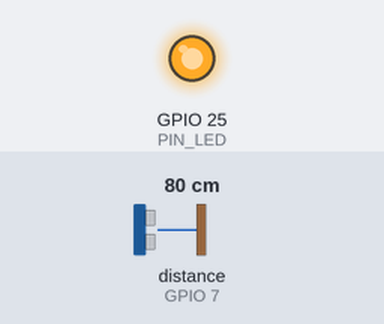
The program below on a simulated Raspberry Pi (BCM pin numbers). Shown: output pins drawn as LEDs (lit = HIGH). The inputs (shaded band) are chosen by the test bench; at power-on: distance to the obstacle (sensor on GPIO 7) 80 cm. The echo pulse lasts 58.3 µs per cm; the clock reads 2024-03-15 10:24:30 at power-on unless the program sets it; pins used as bus, display or sensor lines are not drawn; what the program prints to the terminal is not drawn.

Above: at 6.1 s.
At 7.1 s:
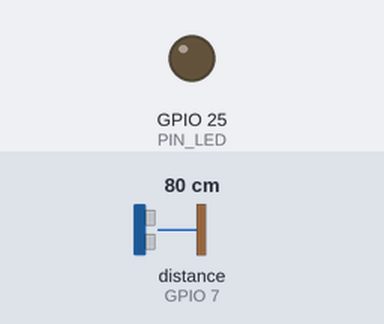
Timing chart, 0 to 8.6 s (numbered marks = the images above):
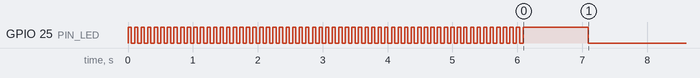

The program:

motion_detection.py
```python
# -*- coding: utf-8 -*-

'''
    Small code sample using the HC-SR04 sensor and a LED
    after setup, light up a LED when something move
    in front of the sensor
'''

import RPi.GPIO
from RPi.GPIO import BCM
from RPi.GPIO import HIGH
from RPi.GPIO import IN
from RPi.GPIO import LOW
from RPi.GPIO import OUT
from RPi.GPIO import cleanup
from RPi.GPIO import input
from RPi.GPIO import output
from RPi.GPIO import setmode
from RPi.GPIO import setup
from RPi.GPIO import setwarnings

import time
from time import sleep
from time import time


'''Delays and temporisations
'''
DELAY_ALARM = 2
DELAY_DETEC = .0001
DELAY_EXEC  = .0001
DELAY_SETUP = .0005
'''Pins
'''
PIN_LED     = 25
PIN_ECHO    = 7
PIN_TRIGGER = 8
'''Ressources
'''
DETECTION_BOUND  = 20
CM_CONVERTOR     = 17150
MAX_DIST         = 450
MIN_DIST         = 2
VERIFICATIONS    = 5


def alarm() :
    '''Light up the LED

    On alarm, light up the led
    '''
    output (PIN_LED, HIGH)
    print('pass')
    sleep (DELAY_ALARM)
    output (PIN_LED, LOW)

def blink (iterations, delay) :
    for x in range (iterations):
        output (PIN_LED, HIGH)
        sleep  (delay)
        output (PIN_LED, LOW)
        sleep  (delay)

def destroy() :
    '''Clean every PINs
    '''
    cleanup ()

def get_dist() :
    '''Get the distance

    Returns:
        Distance in cm
    '''
    output (PIN_TRIGGER, False)
    sleep  (DELAY_SETUP)

    output (PIN_TRIGGER, True)
    sleep  (DELAY_EXEC)
    output (PIN_TRIGGER, False)

    while not input (PIN_ECHO):
        pulse_start = time()

    while input (PIN_ECHO):
        pulse_end  = time()

    distance = (pulse_end - pulse_start) * CM_CONVERTOR
    distance = round (distance, 2)

    if not MIN_DIST < distance < MAX_DIST:
        distance = 0

    return distance

def setup_env() :
    '''set up the PINs

    Disabble warnings in case of pins already
        in use due to another program before
    '''
    setwarnings (False)

    setmode (BCM)
    setup (PIN_LED,     OUT)
    setup (PIN_TRIGGER, OUT)
    setup (PIN_ECHO,    IN )

def setup_dist() :
    '''Calibrate the distance

    Makes the led blinking while setup
    Then turn off the led
    '''
    data = []
    for x in range (15) :
        blink(4, .05)
        data.append(get_dist())
        print('x: ', x,' -- current: ',data[x])

    delta = 0.0
    for x in range(int(3*len(data)/4), len (data)):
        if not delta :
            delta = data[x] - data[x-1]
        else:
            delta += data[x] - data[x-1]
            delta /= 2

    print('delta: ',delta)
    if not -1 < delta < 1 :
        return -1

    print ('Calibrate around ',data[0],' cm')
    return sum (data[int(3*len(data)/4):]) / float (len (data[int(3*len(data)/4):]))

def verify_alarm(dist) :
    '''Check VERIFICATION time if something pass
    '''
    delta   = .0
    a_count =  0

    for x in range (VERIFICATIONS) :
        delta = dist - get_dist()
        if not delta < DETECTION_BOUND :
            a_count += 1
        else:
            a_count -= 1

    if a_count > 0 :
        alarm()

def watch(dist) :
    '''Call alarm() on passage
    '''
    blink(1, 1)
    print ('Operationnal\n')
    while True:
        delta = dist - get_dist()
        if not delta < DETECTION_BOUND :
            verify_alarm(dist)
        sleep (DELAY_DETEC)

if __name__ == '__main__':
    try :
        print ('Intitiating ...\n')
        setup_env ()

        print ('Calibrating ...\n')
        watched_dist = -1
        while not watched_dist + 1:
            watched_dist = setup_dist()
        print('\nwatched dist: ',watched_dist,'\n')

        print ('Proceding\n')
        watch (watched_dist)

    except KeyboardInterrupt :
        print ('\nKeyboard interruption, cleaning pins...\n')

    except Exception as e:
        print ('\nAn error occurred, aborting...\n',e,'\n')
    finally:
        destroy ()
        exit  ()
```
